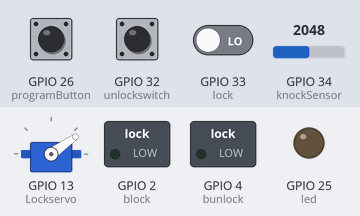
Bench run of a sketch on a simulated ESP32. On the bench: servo, switched loads named in the sketch (green lamp = pin HIGH), output pins drawn as LEDs (lit = HIGH). The test bench sets the inputs (shaded band); at power-on: GPIO 34 (knockSensor) = 2048, GPIO 33 (lock) LOW, GPIO 32 (unlockswitch) LOW, GPIO 26 (programButton) LOW. WiFi joins after 1.5 s; servers stay silent unless stated; EEPROM starts erased.

Above: at 3.1 s.
3.2 s: GPIO 34 (knockSensor) set to 2970
4.7 s: GPIO 34 (knockSensor) set to 3033
At 5.3 s:
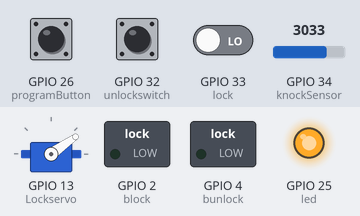
6.2 s: GPIO 33 (lock) driven HIGH
At 8.9 s:
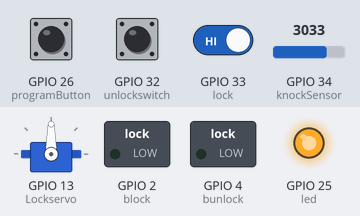
9.2 s: GPIO 32 (unlockswitch) pulled HIGH for 3.2 s
At 15.13 s:
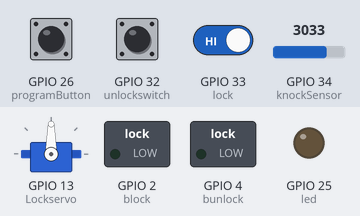
15.4 s: GPIO 34 (knockSensor) set to 2960
At 16.74 s:
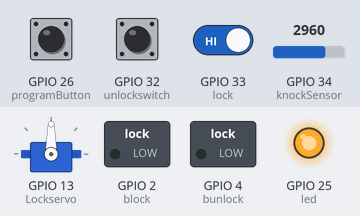
Timing chart, 0 to 17.9 s (numbered marks = the images above; inputs shaded):
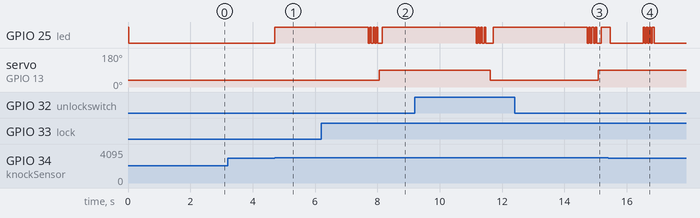

The sketch:

lock_with_blynk.ino
```cpp
#include <Blynk.h>

//#define BLYNK_PRINT Serial
#include <WiFi.h>
#include <WiFiClient.h>
#include <BlynkSimpleEsp32.h>
char ssid[] = "wifi_name";
char pass[] = "wifi_password";

#include<Servo.h>
Servo Lockservo;
#include "EEPROM.h"
byte eepromValid = 35;// If the first byte in eeprom is this then the data is valid.
#define EEPROM_SIZE 64
/*Pin definitions*/
const int programButton = 26;   // Record A New Knock button.
const int led= 25;          // The built in LED
const int knockSensor = 34;     // (Analog 1) for using the piezo as an input device. (aka knock sensor)
const int lock=33;
const int unlockswitch=32;
const int block = 2;
const int bunlock = 4;
/*Tuning constants. Changing the values below changes the behavior of the device.*/
int pos = 35;
int threshold = 3000;                 // Minimum signal from the piezo to register as a knock. Higher = less sensitive. Typical values 1 - 10
const int rejectValue = 25;        // If an individual knock is off by this percentage of a knock we don't unlock. Typical values 10-30
const int averageRejectValue = 15; // If the average timing of all the knocks is off by this percent we don't unlock. Typical values 5-20
const int knockFadeTime = 150;     // Milliseconds we allow a knock to fade before we listen for another one. (Debounce timer.)
const int lockOperateTime = 2500;  // Milliseconds that we operate the lock solenoid latch before releasing it.
const int maximumKnocks = 20;      // Maximum number of knocks to listen for.
const int knockComplete = 1200;    // Longest time to wait for a knock before we assume that it's finished. (milliseconds)

byte secretCode[maximumKnocks] = {50, 25, 25, 50, 100, 50, 0, 0, 0, 0, 0, 0, 0, 0, 0, 0, 0, 0, 0, 0};  // Initial setup: "Shave and a Hair Cut, two bits."
int knockReadings[maximumKnocks];    // When someone knocks this array fills with the delays between knocks.
int knockSensorValue = 0;            // Last reading of the knock sensor.
boolean programModeActive = false;   // True if we're trying to program a new knock.

void setup() {
  EEPROM.begin(EEPROM_SIZE);
  pinMode(led, OUTPUT);
  pinMode(lock, INPUT);
  pinMode(unlockswitch, INPUT);
  pinMode(knockSensor, INPUT);
  pinMode(programButton, INPUT);
  pinMode(block, OUTPUT);
  pinMode(bunlock, OUTPUT);
  Lockservo.attach(13);https://dl.espressif.com/dl/package_esp32_index.json
  doorUnlock(20);     // Unlock the door for a bit when we power up. For system check and to allow a way in if the key is forgotten.
  readSecretKnock();
  WiFi.begin(ssid, pass);
  int wifi_ctr = 0;
  while (WiFi.status() != WL_CONNECTED)
  { delay(500);
    }
  Blynk.begin("given by blynk app", ssid, pass); //auth by blynk app 3435466765438765 like that
   }

void loop() {
    Blynk.run();

    if(digitalRead(block)==HIGH)
  {pos=90;
  Lockservo.attach(13);
    Lockservo.write(pos);
   delay(100);
   Lockservo.detach();

    }
   if(digitalRead(bunlock)==HIGH)
  { pos=35;
  Lockservo.attach(13);
    Lockservo.write(pos);
   delay(100);
  Lockservo.detach();

   }


  if(digitalRead(lock)==HIGH)
  {pos=90;
  Lockservo.attach(13);
    Lockservo.write(pos);
   delay(100);
   Lockservo.detach();

    }
   if(digitalRead(unlockswitch)==HIGH)
  { pos=35;
  Lockservo.attach(13);
    Lockservo.write(pos);
   delay(100);
   Lockservo.detach();

    }
  // Listen for any knock at all.
  knockSensorValue = analogRead(knockSensor);


  if (digitalRead(programButton) == HIGH){  // is the program button pressed?
    delay(100);   // Cheap debounce.
    if (digitalRead(programButton) == HIGH){
      if (programModeActive == false){     // If we're not in programming mode, turn it on.
        programModeActive=true;          // Remember we're in programming mode.
        digitalWrite(led, HIGH);        // Turn on the red light too so the user knows we're programming.
        } else {                             // If we are in programing mode, turn it off.
        programModeActive = false;
        digitalWrite(led, LOW);

        delay(500);
      }
      while (digitalRead(programButton) == HIGH){
        delay(50);                         // Hang around until the button is released.
      }
    }
    delay(50);   // Another cheap debounce. Longer because releasing the button can sometimes be sensed as a knock.
  }


  if (knockSensorValue >= threshold){
     if (programModeActive == true){  // Blink the LED when we sense a knock.
       digitalWrite(led, LOW);
     } else {
       digitalWrite(led, HIGH);
     }
     knockDelay();
     if (programModeActive == true){  // Un-blink the LED.
       digitalWrite(led, HIGH);
     } else {
       digitalWrite(led, LOW);
     }
     listenToSecretKnock();           // We have our first knock. Go and see what other knocks are in store...
  }

}

// Records the timing of knocks.
void listenToSecretKnock(){
  int i = 0;
  // First reset the listening array.
  for (i=0; i < maximumKnocks; i++){
    knockReadings[i] = 0;
  }

  int currentKnockNumber = 0;               // Position counter for the array.
  int startTime = millis();                 // Reference for when this knock started.
  int now = millis();

  do {                                      // Listen for the next knock or wait for it to timeout.
    knockSensorValue = analogRead(knockSensor);
    if (knockSensorValue >= threshold){                   // Here's another knock. Save the time between knocks.
      now=millis();
      knockReadings[currentKnockNumber] = now - startTime;
      currentKnockNumber ++;
      startTime = now;

       if (programModeActive==true){     // Blink the LED when we sense a knock.
         digitalWrite(led, LOW);
       } else {
         digitalWrite(led, HIGH);
       }
       knockDelay();
       if (programModeActive == true){  // Un-blink the LED.
         digitalWrite(led, HIGH);
       } else {
         digitalWrite(led, LOW);
       }
    }

    now = millis();

    // Stop listening if there are too many knocks or there is too much time between knocks.
  } while ((now-startTime < knockComplete) && (currentKnockNumber < maximumKnocks));

  //we've got our knock recorded, lets see if it's valid
  if (programModeActive == false){           // Only do this if we're not recording a new knock.
    if (validateKnock() == true){
      doorUnlock(lockOperateTime);
    } else {
      // knock is invalid. Blink the LED as a warning to others.
      for (i=0; i < 4; i++){
        digitalWrite(led, HIGH);
        delay(50);
        digitalWrite(led, LOW);
        delay(50);
      }
    }
  } else { // If we're in programming mode we still validate the lock because it makes some numbers we need, we just don't do anything with the return.
    validateKnock();
  }
}


// Unlocks the door.
void doorUnlock(int delayTime){
  digitalWrite(led, HIGH);
  Lockservo.attach(13);
  pos=35;
  Lockservo.write(pos);
  delay(delayTime);
  digitalWrite(led, LOW);
  delay(100);   // This delay is here because releasing the latch can cause a vibration that will be sensed as a knock.
  Lockservo.detach();

}

// Checks to see if our knock matches the secret.
// Returns true if it's a good knock, false if it's not.
boolean validateKnock(){
  int i = 0;

  int currentKnockCount = 0;
  int secretKnockCount = 0;
  int maxKnockInterval = 0;               // We use this later to normalize the times.

  for (i=0;i<maximumKnocks;i++){
    if (knockReadings[i] > 0){
      currentKnockCount++;
    }
    if (secretCode[i] > 0){
      secretKnockCount++;
    }

    if (knockReadings[i] > maxKnockInterval){   // Collect normalization data while we're looping.
      maxKnockInterval = knockReadings[i];
    }
  }

  // If we're recording a new knock, save the info and get out of here.
  if (programModeActive == true){
      for (i=0; i < maximumKnocks; i++){ // Normalize the time between knocks. (the longest time = 100)
        secretCode[i] = map(knockReadings[i], 0, maxKnockInterval, 0, 100);
      }
      saveSecretKnock();                // save the result to EEPROM
      programModeActive = false;
      playbackKnock(maxKnockInterval);
      return false;
  }

  if (currentKnockCount != secretKnockCount){  // Easiest check first. If the number of knocks is wrong, don't unlock.
    return false;
  }

  /*  Now we compare the relative intervals of our knocks, not the absolute time between them.
      (ie: if you do the same pattern slow or fast it should still open the door.)
      This makes it less picky, which while making it less secure can also make it
      less of a pain to use if you're tempo is a little slow or fast.
  */
  int totaltimeDifferences = 0;
  int timeDiff = 0;
  for (i=0; i < maximumKnocks; i++){    // Normalize the times
    knockReadings[i]= map(knockReadings[i], 0, maxKnockInterval, 0, 100);
    timeDiff = abs(knockReadings[i] - secretCode[i]);
    if (timeDiff > rejectValue){        // Individual value too far out of whack. No access for this knock!
      return false;
    }
    totaltimeDifferences += timeDiff;
  }
  // It can also fail if the whole thing is too inaccurate.
  if (totaltimeDifferences / secretKnockCount > averageRejectValue){
    return false;
  }

  return true;
}


// reads the secret knock from EEPROM. (if any.)
void readSecretKnock(){
  byte reading;
  int i;
  reading = EEPROM.read(0);

  if (reading==eepromValid){    // only read EEPROM if the signature byte is correct.
    for (int i=0; i < maximumKnocks ;i++){
      secretCode[i] =  EEPROM.read(i+1);

    }
  }
}


//saves a new pattern too eeprom
void saveSecretKnock(){
  EEPROM.write(0,0);  // clear out the signature. That way we know if we didn't finish the write successfully.
  EEPROM.commit();

  for (int i=0;i < maximumKnocks; i++){
    EEPROM.write(i+1,secretCode[i]);

    EEPROM.commit();

  }
  EEPROM.write(0,eepromValid); // all good. Write the signature so we'll know it's all good.

   EEPROM.commit();
}

// Plays back the pattern of the knock in blinks and beeps
void playbackKnock(int maxKnockInterval){
      digitalWrite(led, LOW);
      delay(1000);
      digitalWrite(led, HIGH);

      for (int i = 0; i < maximumKnocks ; i++){
        digitalWrite(led, LOW);
        // only turn it on if there's a delay
        if (secretCode[i] > 0){
          delay(map(secretCode[i], 0, 100, 0, maxKnockInterval)); // Expand the time back out to what it was. Roughly.
          digitalWrite(led, HIGH);

        }
      }
      digitalWrite(led, LOW);
}

// Deals with the knock delay thingy.
void knockDelay(){
  int itterations = (knockFadeTime / 20);      // Wait for the peak to dissipate before listening to next one.
  for (int i=0; i < itterations; i++){
    delay(10);
    analogRead(knockSensor);                  // This is done in an attempt to defuse the analog sensor's capacitor that will give false readings on high impedance sensors.
    delay(10);
  }
}
```

Measured:
- the behaviour switches between 2999 and 3000 on GPIO 34 (knockSensor) (found by bisection; images 0 and 1)
- after the input at 3.2 s, every drawn part: stays the same
- after the input at 4.7 s, GPIO 25 (led): LOW → HIGH at once
- after the input at 6.2 s, servo on GPIO 13 (Lockservo): 35° → 90° after 1.9 s
- after the input at 9.2 s, servo on GPIO 13 (Lockservo): 90° → 35° after 2.4 s, → 90° 3.5 s later
- after the input at 15.4 s, GPIO 25 (led): HIGH → LOW after 0.07 s, then repeats every 0.10 s: HIGH 0.05 s, LOW 0.05 s, until it stays LOW from 16.9 s
